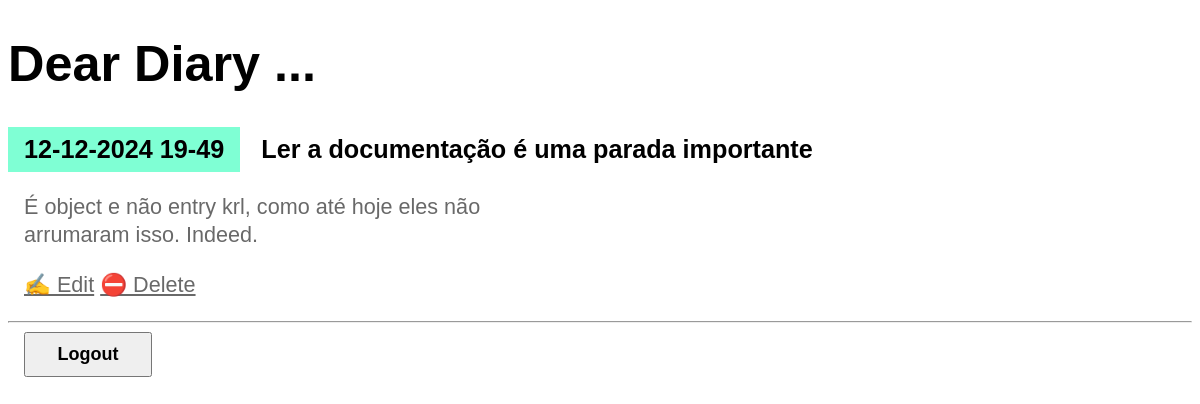
Screenshot of /entry/3 (signed in) with the database file from the repository.
### entries/models.py (models this page shows, shortened)
class Entry(models.Model):
    title = models.CharField(max_length=200)
    content = models.TextField()
    date_created = models.DateTimeField(default=timezone.now)
    class Meta:
        verbose_name_plural = "Entries"

### entries/views.py (the view)
class EntryDetailView(LockedView, DetailView):
    model = Entry

### entries/templates/entries/entry_detail.html
{% extends "entries/base.html" %}
{% block content %}
    <article>
      <h2>{{ entry.date_created|date:'d-m-Y H-i' }}</h2>
      <h3>{{ entry.title }}</h3>
      <p>{{ entry.content }}</p>
    </article>
    <p>
      <a href="{% url 'entry-update' entry.id %}">✍️ Edit</a>
      <a href="{% url 'entry-delete' entry.id %}">⛔ Delete</a>
    </p>
{% endblock %}

### entries/static/css/diary.css (style rules this page uses)
* { box-sizing: border-box; }
body { font-family: sans-serif; font-size: 18px; }
a { color: inherit; }
h2, h3 { font-size: 1.4em; margin: 0; display: inline-block; padding: 0.5rem 1rem; vertical-align: top; }
h2 { background-color: aquamarine; }
article { margin-bottom: 0.5rem; }
p { font-size: 1.2em; padding-left: 1rem; line-height: 1.3em; max-width: 36rem; color: dimgray; }

### rows the page displays
Entry: date_created "12-12-2024 19-49", title "Ler a documentação é uma parada importante", content "É object e não entry krl, como até hoje eles não arrumaram isso. Indeed."
